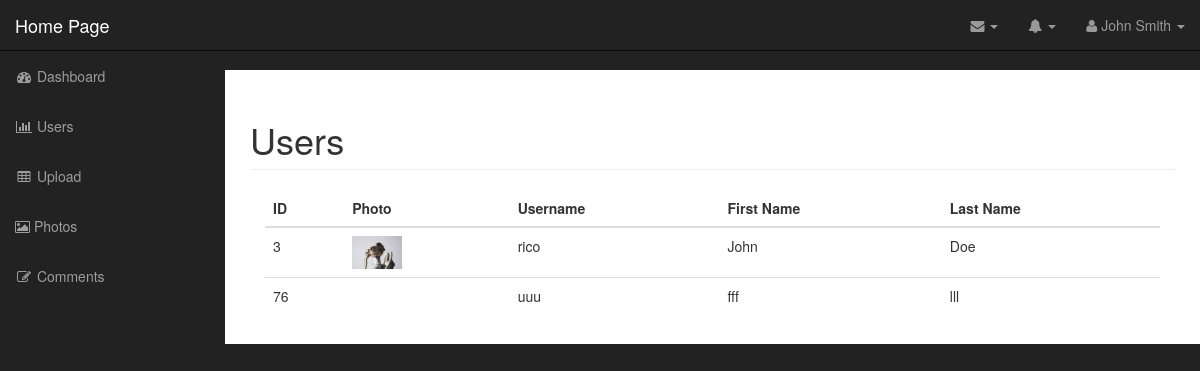
/admin/users.php (signed in), run on the app's committed database.
### tables this page shows
CREATE TABLE `users` (
  `id` int(11) NOT NULL,
  `username` varchar(255) NOT NULL,
  `password` varchar(255) NOT NULL,
  `first_name` varchar(255) NOT NULL,
  `last_name` varchar(255) NOT NULL,
  `user_image` varchar(255) NOT NULL
);

### admin/includes/database.php (called while the page is built, shortened)
<?php
class Database
{
    public $connection;
    public function open_db_connection()
    {
        $this->connection = new mysqli(DB_Host, DB_USER, DB_PASS, DB_NAME);
    }
    public function query($sql)
    {
        $result = $this->connection->query($sql);
        return $result;
    }
}
$database = new Database();

### admin/includes/db_object.php (called while the page is built, shortened)
<?php
class Db_object
{
    public static function find_all()
    {
        return static::find_by_query("SELECT * FROM " . static::$db_table . " ");
    }
    public static function find_by_query($sql)
    {
        global $database;
        $result_set = $database->query($sql);
        $the_object_array = array();
        while ($row = mysqli_fetch_array($result_set)) {
            $the_object_array[] = static::instantation($row);
        }
        return $the_object_array;
    }
    public static function instantation($the_record)
    {
        $the_object = new $calling_class;
        foreach ($the_record as $the_attribute => $value) {
            if ($the_object->has_the_attribute($the_attribute)) {
                $the_object->$the_attribute = $value;
            }
        }
        return $the_object;
    }
    private function has_the_attribute($the_attribute)
    {
        $object_properties =  get_object_vars($this);
        return array_key_exists($the_attribute, $object_properties);
    }
}

### admin/includes/user.php (called while the page is built, shortened)
<?php
class User extends Db_object
{
    public $user_image;
    public $upload_directory = "images";
    public $image_placeholder = "https://upload.wikimedia.org/wikipedia/commons/thumb/1/12/User_icon_2.svg/1024px-User_icon_2.svg.png";
    public function image_path_and_placeholder()
    {
        return empty($this->user_image) ? $this->image_placeholder : $this->upload_directory . DS . $this->user_image;
    }
}

### admin/users.php (the view, shortened to what this page needs)
<?php include("includes/header.php"); ?>
<?php
$users = User::find_all();
?>
<nav class="navbar navbar-inverse navbar-fixed-top" role="navigation">
    <?php include("includes/top_nav.php") ?>
    <?php include("includes/side_nav.php") ?>
</nav>
<div id="page-wrapper">
    <div class="container-fluid">
        <div class="row">
            <div class="col-lg-12">
                <h1 class="page-header">
                    Users
                </h1>
                <div class="col-md-12">
                    <table class="table table-hover">
                        <thead>
                            <tr>
                                <th>ID</th>
                                <th>Photo</th>
                                <th>Username</th>
                                <th>First Name</th>
                                <th>Last Name</th>
                            </tr>
                        </thead>
                        <tbody>
                            <?php foreach ($users as $user) : ?>
                                <tr>
                                    <td><?php echo $user->id; ?></td>
                                    <td>
                                        <img src="<?php echo $user->image_path_and_placeholder(); ?>" width="50px" alt="">
                                    </td>
                                    <td><?php echo $user->username; ?>
                                    </td>
                                    <td><?php echo $user->first_name; ?></td>
                                    <td><?php echo $user->last_name; ?></td>
                                </tr>
                            <?php endforeach; ?>
                        </tbody>
                    </table>
                </div>
            </div>
        </div>
    </div>
</div>
<?php include("includes/footer.php"); ?>

### admin/css/sb-admin.css (style rules this page uses)
body { margin-top: 100px; background-color: #222; }
@media (min-width:768px) { body { margin-top: 50px; } }
#page-wrapper { width: 100%; padding: 0; background-color: #fff; }
@media (min-width:768px) { #page-wrapper { padding: 10px; } }

### data on the page
users: id "3", user_image (picture), username "rico", first_name "John", last_name "Doe"
users: id "76", username "uuu", first_name "fff", last_name "lll"
